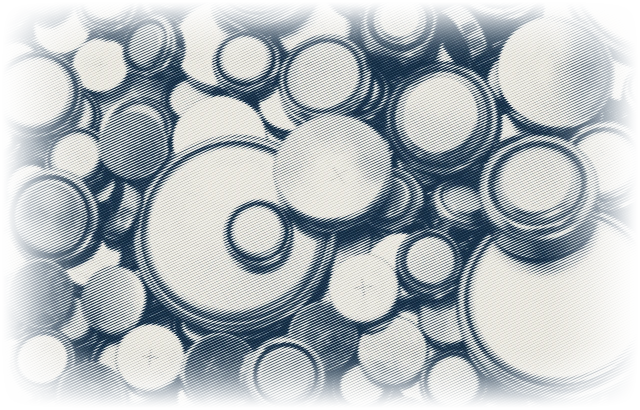
#> input picture marketing/ad-film/img/ag_batteries.webp, 1280 x 819 px (shown at 1/2 size)
$ python engrave_ag.py img/ag_batteries.webp img/ag_coins.webp img/ag_coins.webp 5
#> lines starting #> are read from the running program, lines starting #| are printed output that depends on the picture
# engrave_ag.py SRC OUT [cut|print|screen|cutscreen] : the one treatment for the AG film.
#   print     : grayscale engraving, paper -> AG creme, ink -> AG navy (duotone), no alpha
#   cut       : object on a plain museum backdrop -> alpha cutout (border-colour key + grabCut), then duotone
#   screen    : photo -> line-screen "engraving" (variable-width diagonal lines), duotone
#   cutscreen : cutout + line screen
import sys, numpy as np, cv2
from PIL import Image
INK = np.array([16, 42, 67], float)      # AG navy  #102a43
PAPER = np.array([241, 237, 228], float) # AG creme #f1ede4
src, out, mode = sys.argv[1], sys.argv[2], sys.argv[3]
MAXW = int(sys.argv[4]) if len(sys.argv) > 4 else 1600
im = Image.open(src).convert("RGB"); im.thumbnail((MAXW, MAXW), Image.LANCZOS)
#> after `im = Image.open(src).convert('RGB')`:
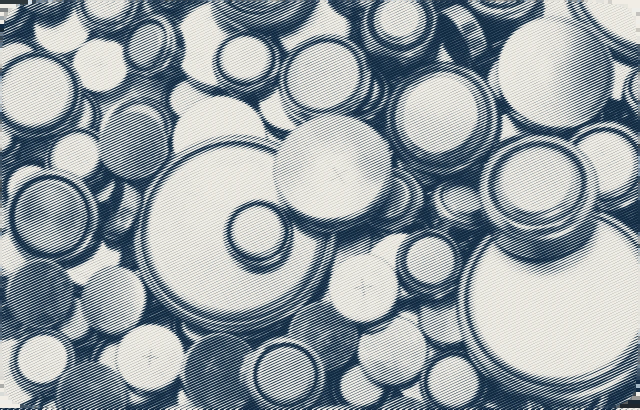
#> im: PIL image 1280x819 RGB (shown at 1/2 size); mean R, G, B 148.8, 158.2, 163.7
rgb = np.asarray(im).astype(np.uint8); H, W = rgb.shape[:2]
#> after `H, W = rgb.shape[:2]`: H = 3; W = 5
alpha = None
if "cut" in mode:
    mask = np.zeros((H, W), np.uint8)
    r = (int(W * 0.03), int(H * 0.03), int(W * 0.94), int(H * 0.94))
    bgm, fgm = np.zeros((1, 65), np.float64), np.zeros((1, 65), np.float64)
    small = cv2.resize(rgb[..., ::-1], (W // 2, H // 2), interpolation=cv2.INTER_AREA)
    ms = np.zeros(small.shape[:2], np.uint8)
    cv2.grabCut(small, ms, tuple(v // 2 for v in r), bgm, fgm, 6, cv2.GC_INIT_WITH_RECT)
    mask = cv2.resize(ms, (W, H), interpolation=cv2.INTER_NEAREST)
    a = np.where((mask == cv2.GC_FGD) | (mask == cv2.GC_PR_FGD), 255, 0).astype(np.uint8)
    n, lab, st, _ = cv2.connectedComponentsWithStats(a)                    # keep the largest object only
    if n > 1: a = np.where(lab == 1 + np.argmax(st[1:, cv2.CC_STAT_AREA]), 255, 0).astype(np.uint8)
    a = cv2.morphologyEx(a, cv2.MORPH_CLOSE, np.ones((9, 9), np.uint8))
    alpha = cv2.GaussianBlur(a, (0, 0), 1.2).astype(float) / 255
g = np.asarray(Image.fromarray(rgb).convert("L")).astype(float)
#> g = [[155, 159, 159, 142, 167], [135, 186, 182, 141, 172], [136, 140, 132, 149, 176]]
region = g[alpha > 0.5] if alpha is not None else g
#> region has the same summary as g
lo, hi = np.percentile(region, 1.5), np.percentile(region, 97 if alpha is None else 99.5)
#> lo = 132.6; hi = 184.3
v = np.clip((g - lo) / max(1, hi - lo), 0, 1)                             # 0 = ink, 1 = paper
#> v = [[0.433, 0.51, 0.51, 0.181, 0.665], [0.0459, 1, 0.955, 0.162, 0.762], [0.0652, 0.143, 0, 0.317, 0.839]]
if "night" in mode:
    INK, PAPER = PAPER.copy(), INK.copy()
if "screen" in mode:
    pitch = max(4.0, W / 260)                                              # ~260 engraved lines across
    yy, xx = np.mgrid[0:H, 0:W].astype(float)
    v = cv2.GaussianBlur(v, (0, 0), pitch * 0.35)
    ph = ((xx * 0.42 + yy * 0.91) / pitch) % 1.0                           # diagonal line phase
    tri = np.abs(ph - 0.5) * 2                                             # 1 at line centre .. 0 at gap
    width = np.clip((1 - v) ** 0.9, 0, 1)                                  # darker -> wider line
    aa = 1.6 / pitch
    v = 1 - np.clip((tri - (1 - width)) / aa + 0.5, 0, 1)                  # anti-aliased line coverage
else:
    v = v ** 1.08
#> v = [[0.405, 0.483, 0.483, 0.158, 0.644], [0.0358, 1, 0.952, 0.14, 0.745], [0.0524, 0.122, 0, 0.289, 0.827]]
c = INK[None, None] * (1 - v[..., None]) + PAPER[None, None] * v[..., None]
c = np.clip(np.rint(c), 0, 255).astype(np.uint8)
if alpha is None and "feather" in mode:                                    # plates melt into the paper
    yy, xx = np.mgrid[0:H, 0:W].astype(float)
    fe = 0.16
    ex = np.clip(np.minimum(xx, W - 1 - xx) / (W * fe), 0, 1); ey = np.clip(np.minimum(yy, H - 1 - yy) / (H * fe), 0, 1)
    alpha = (ex * ey) ** 0.8; alpha = alpha * alpha * (3 - 2 * alpha)
if alpha is None:
    Image.fromarray(c).save(out, optimize=True)
else:
    o = Image.fromarray(np.dstack([c, (alpha * 255).astype(np.uint8)]), "RGBA")
    if "feather" not in mode: o = o.crop(o.getbbox())
    o.save(out, optimize=True)
print(out, Image.open(out).size)

$ run again, on marketing/ad-film/img/ag_dental.webp
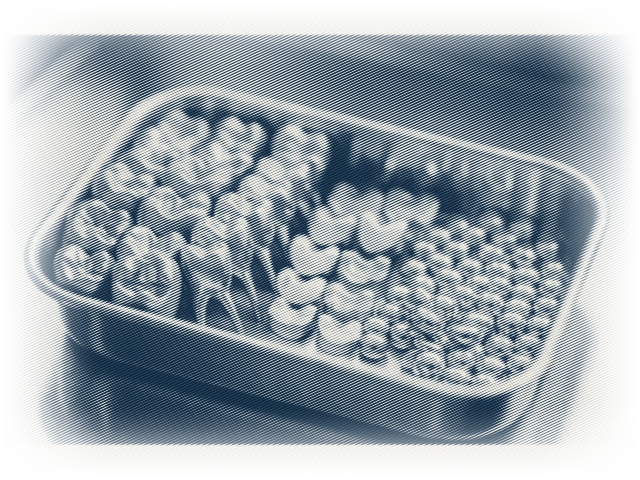
#> input picture marketing/ad-film/img/ag_dental.webp, 1280 x 960 px (shown at 1/2 size)
#> `im = Image.open(src).convert('RGB')`:
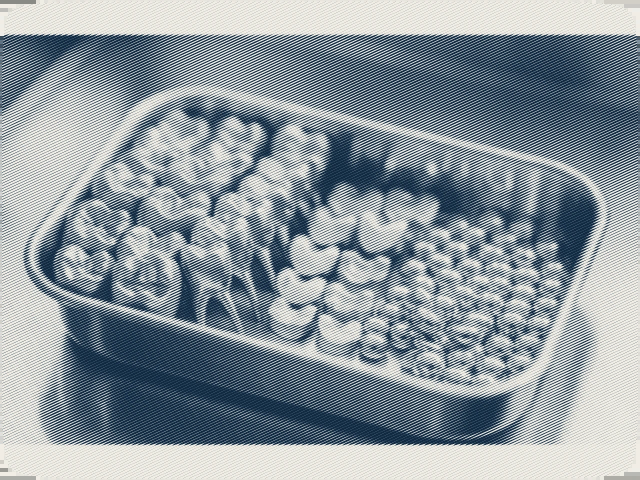
#> im: PIL image 1280x960 RGB (shown at 1/2 size); mean R, G, B 141.2, 151.7, 158.4
#> g = [[162, 166, 155, 129, 123], [179, 163, 136, 121, 117], [139, 104, 151, 146, 177], [159, 102, 133, 152, 205]]
#> region has the same summary as g
#> lo = 102.6; hi = 190.2
#> `v = np.clip((g - lo) / max(1, hi - lo), 0, 1)`: v = [[0.678, 0.724, 0.598, 0.302, 0.233], [0.872, 0.69, 0.382, 0.21, 0.165], [0.416, 0.0163, 0.553, 0.496, 0.85], [0.644, 0, 0.347, 0.564, 1]]
#> `v = v ** 1.08`: v = [[0.658, 0.706, 0.574, 0.274, 0.208], [0.863, 0.67, 0.353, 0.186, 0.143], [0.388, 0.0117, 0.527, 0.469, 0.839], [0.622, 0, 0.319, 0.539, 1]]

$ run again, on marketing/ad-film/img/ag_industrial-silver.webp
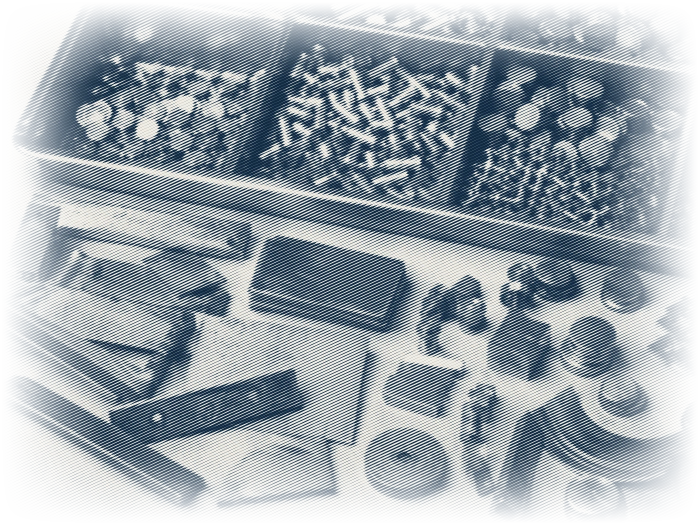
#> input picture marketing/ad-film/img/ag_industrial-silver.webp, 1400 x 1050 px (shown at 1/2 size)
#> `im = Image.open(src).convert('RGB')`:
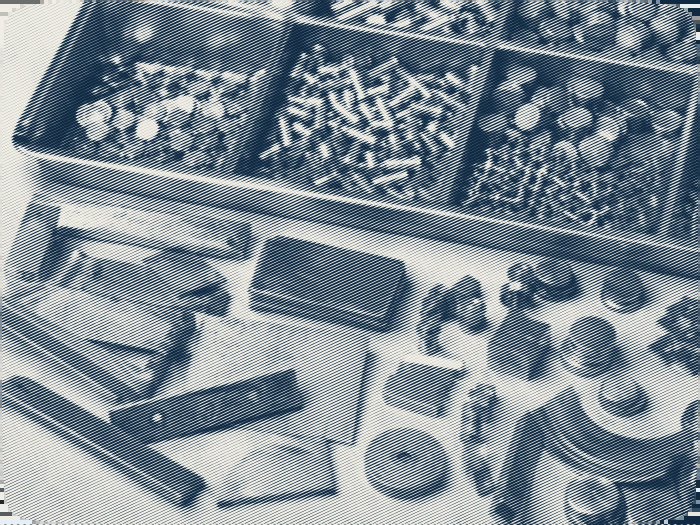
#> im: PIL image 1400x1050 RGB (shown at 1/2 size); mean R, G, B 127.7, 140, 148.9
#> g = [[137, 117, 124, 110, 108], [157, 136, 123, 116, 101], [149, 144, 145, 147, 139], [169, 156, 183, 154, 123]]
#> region has the same summary as g
#> lo = 103; hi = 175
#> `v = np.clip((g - lo) / max(1, hi - lo), 0, 1)`: v = [[0.472, 0.194, 0.292, 0.0973, 0.0695], [0.75, 0.458, 0.278, 0.181, 0], [0.639, 0.569, 0.583, 0.611, 0.5], [0.916, 0.736, 1, 0.708, 0.278]]
#> `v = v ** 1.08`: v = [[0.445, 0.171, 0.264, 0.0807, 0.0561], [0.733, 0.431, 0.251, 0.157, 0], [0.616, 0.544, 0.559, 0.587, 0.473], [0.91, 0.718, 1, 0.689, 0.251]]

$ run again, on marketing/ad-film/img/ag_sterling-flatware.webp
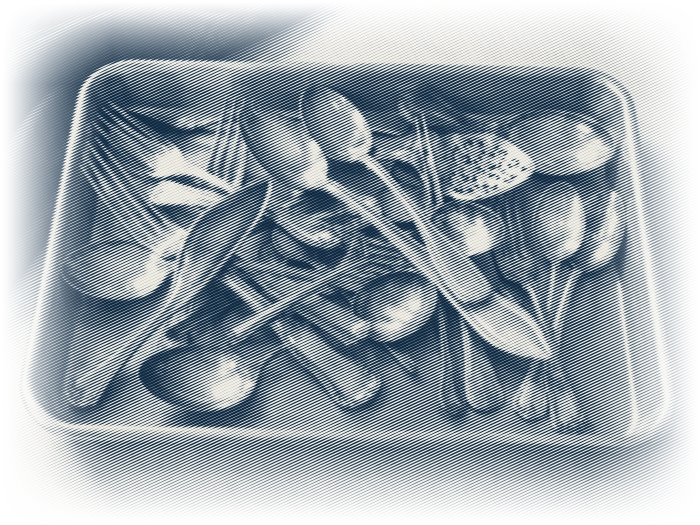
#> input picture marketing/ad-film/img/ag_sterling-flatware.webp, 1400 x 1050 px (shown at 1/2 size)
#> `im = Image.open(src).convert('RGB')`:
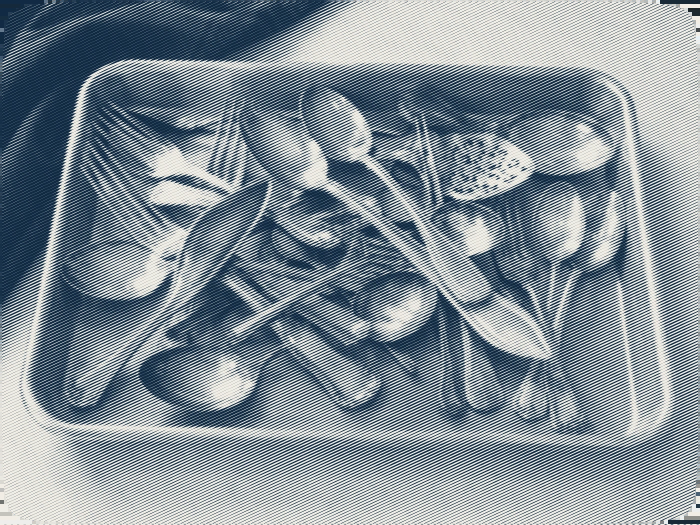
#> im: PIL image 1400x1050 RGB (shown at 1/2 size); mean R, G, B 130.7, 142.6, 150.9
#> g = [[70, 105, 150, 158, 187], [96, 142, 121, 127, 159], [123, 118, 116, 128, 145], [189, 165, 165, 158, 163]]
#> region has the same summary as g
#> lo = 77.41; hi = 187.9
#> `v = np.clip((g - lo) / max(1, hi - lo), 0, 1)`: v = [[0, 0.25, 0.657, 0.73, 0.992], [0.168, 0.585, 0.395, 0.449, 0.739], [0.413, 0.367, 0.349, 0.458, 0.612], [1, 0.793, 0.793, 0.73, 0.775]]
#> `v = v ** 1.08`: v = [[0, 0.224, 0.636, 0.711, 0.992], [0.146, 0.56, 0.366, 0.421, 0.721], [0.385, 0.339, 0.321, 0.43, 0.588], [1, 0.778, 0.778, 0.711, 0.759]]
